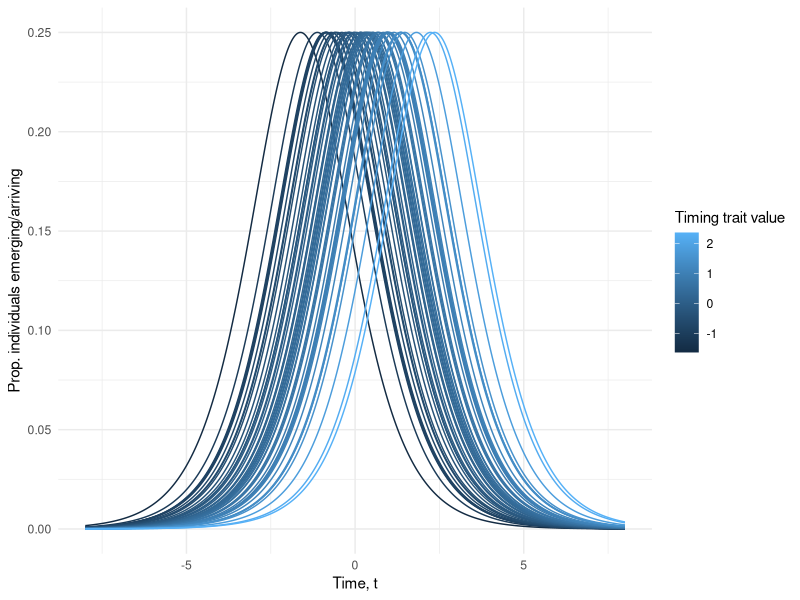

The R source for this figure:
## ---- chunk 1
#| results: hide
library(tidyverse)
## ---- chunk 2
  expand_grid(t = seq(from = -8, to = 8, by = 0.01),
              T_i = rnorm(50)) %>% 
  mutate(Emergence = exp(t - T_i)/(1 + exp(t - T_i))^2) %>% 
  
  ggplot(aes(x = t, y = Emergence)) +
  geom_line(aes(group = T_i, colour = T_i)) +
  labs(y = "Prop. individuals emerging/arriving",
       x = "Time, t",
       colour = "Timing trait value") +
  theme_minimal()
